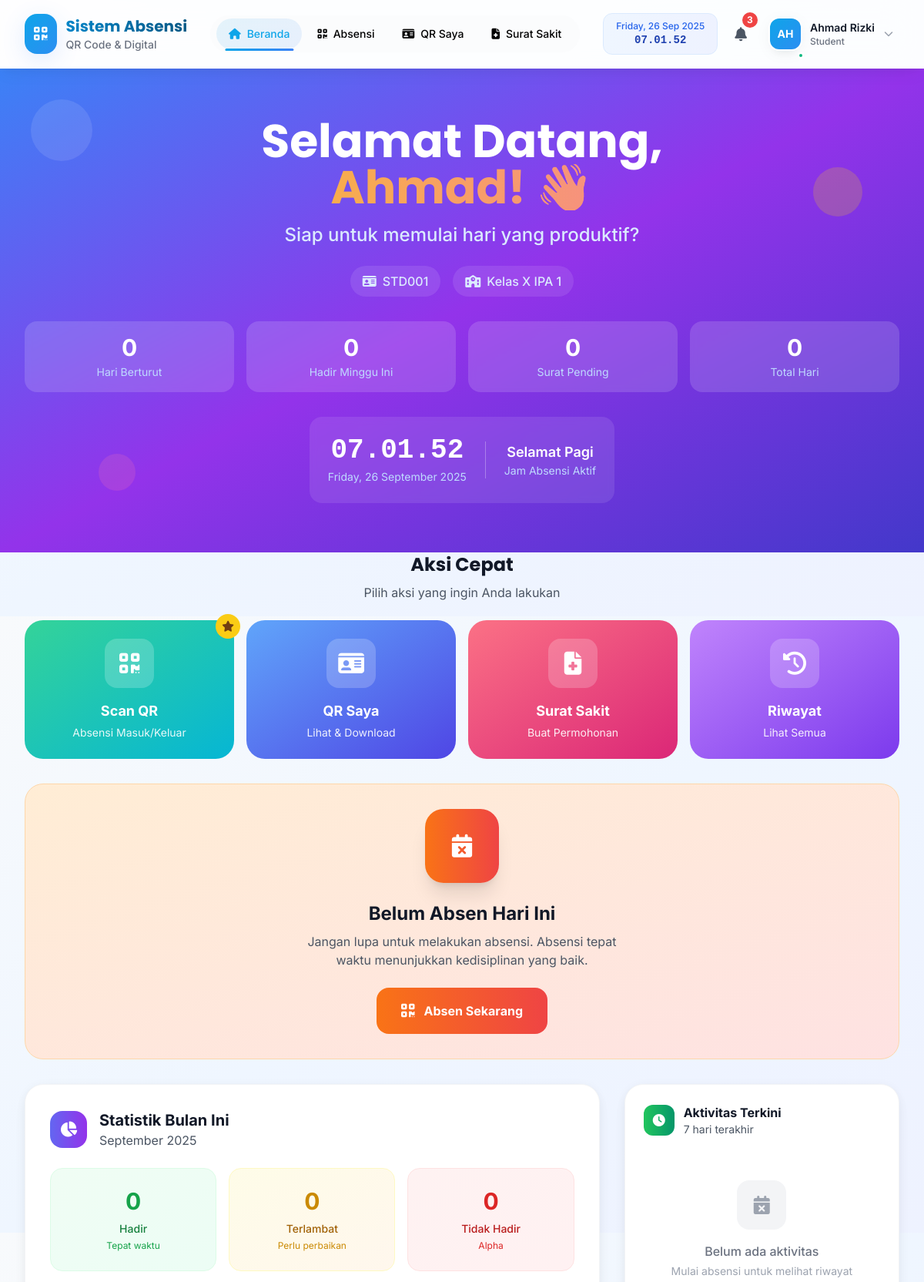
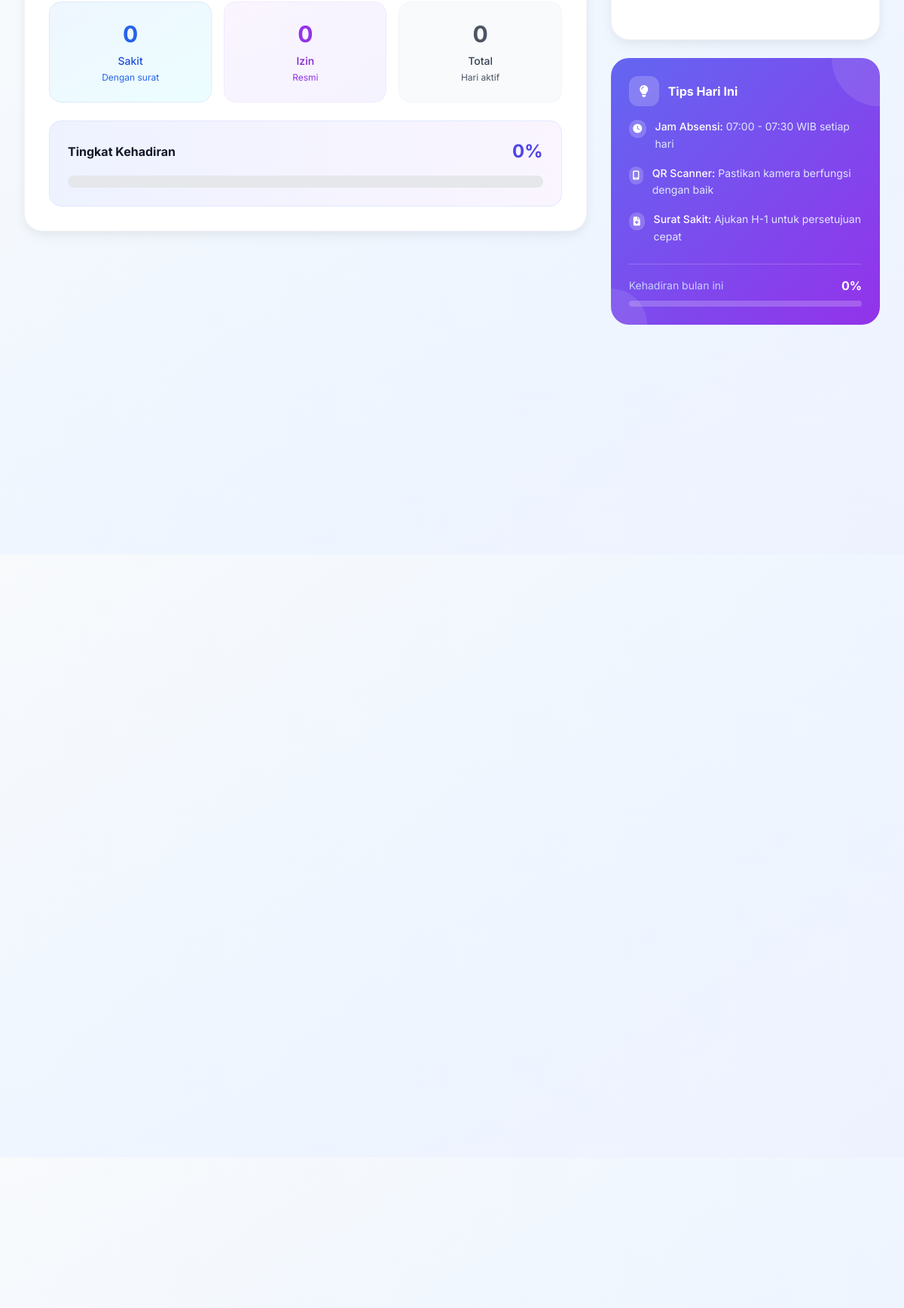
/student/dashboard.php (signed in, upper part), run on the app's committed database (2 pictures, top to bottom).
### tables this page shows
CREATE TABLE users (
    id INT AUTO_INCREMENT PRIMARY KEY,
    username VARCHAR(50) UNIQUE NOT NULL,
    email VARCHAR(100) UNIQUE NOT NULL,
    password VARCHAR(255) NOT NULL,
    full_name VARCHAR(100) NOT NULL,
    role ENUM('admin', 'teacher', 'student') NOT NULL DEFAULT 'student',
    phone VARCHAR(20),
    address TEXT,
    profile_picture VARCHAR(255),
    is_active BOOLEAN DEFAULT TRUE,
    qr_code VARCHAR(255),
    created_at TIMESTAMP DEFAULT CURRENT_TIMESTAMP,
    updated_at TIMESTAMP DEFAULT CURRENT_TIMESTAMP ON UPDATE CURRENT_TIMESTAMP
);

CREATE TABLE students (
    id INT AUTO_INCREMENT PRIMARY KEY,
    user_id INT UNIQUE NOT NULL,
    student_number VARCHAR(20) UNIQUE NOT NULL,
    class_id INT,
    parent_name VARCHAR(100),
    parent_phone VARCHAR(20),
    parent_email VARCHAR(100),
    birth_date DATE,
    gender ENUM('male', 'female') NOT NULL,
    blood_type VARCHAR(5),
    emergency_contact VARCHAR(20),
    created_at TIMESTAMP DEFAULT CURRENT_TIMESTAMP,
    updated_at TIMESTAMP DEFAULT CURRENT_TIMESTAMP ON UPDATE CURRENT_TIMESTAMP,
    FOREIGN KEY (user_id) REFERENCES users(id) ON DELETE CASCADE,
    FOREIGN KEY (class_id) REFERENCES classes(id) ON DELETE SET NULL
);

CREATE TABLE classes (
    id INT AUTO_INCREMENT PRIMARY KEY,
    class_name VARCHAR(50) NOT NULL,
    class_code VARCHAR(10) UNIQUE NOT NULL,
    teacher_id INT,
    academic_year VARCHAR(20) NOT NULL,
    description TEXT,
    is_active BOOLEAN DEFAULT TRUE,
    created_at TIMESTAMP DEFAULT CURRENT_TIMESTAMP,
    updated_at TIMESTAMP DEFAULT CURRENT_TIMESTAMP ON UPDATE CURRENT_TIMESTAMP,
    FOREIGN KEY (teacher_id) REFERENCES users(id) ON DELETE SET NULL
);

### student/dashboard.php (the view, shortened to what the rows shown need)
<?php
require_once '../includes/functions.php';
$current_user = getCurrentUser();
$student = getStudentByUserId($current_user['id']);
require_once '../includes/header.php';
?>
<div class="relative overflow-hidden bg-gradient-to-br from-blue-500 via-purple-600 to-indigo-700">
    <div class="relative max-w-7xl mx-auto px-4 sm:px-6 lg:px-8 py-16">
        <div class="text-center" data-aos="fade-up">
            <div class="mb-8">
                <h1 class="text-4xl md:text-5xl lg:text-6xl font-display font-bold text-white mb-4">
                    Selamat Datang,
                    <span class="block bg-gradient-to-r from-yellow-400 to-pink-400 bg-clip-text text-transparent animate-gradient">
                    </span>
                </h1>
                <?php if ($student): ?>
                <div class="mt-6 flex flex-wrap justify-center items-center gap-4 text-blue-100">
                    <div class="flex items-center bg-white/10 backdrop-blur-sm rounded-full px-4 py-2">
                        <i class="fas fa-id-card mr-2"></i>
                        <span class="font-medium"><?php echo htmlspecialchars($student['student_number']); ?></span>
                    </div>
                    <div class="flex items-center bg-white/10 backdrop-blur-sm rounded-full px-4 py-2">
                        <i class="fas fa-school mr-2"></i>
                        <span class="font-medium"><?php echo htmlspecialchars($student['class_name'] ?? 'Belum ada kelas'); ?></span>
                    </div>
                </div>
                <?php endif; ?>
            </div>
        </div>
    </div>
</div>
<div class="max-w-7xl mx-auto px-4 sm:px-6 lg:px-8 py-8 -mt-8 relative z-10">
    <div class="mb-8" data-aos="fade-up">
        <div class="text-center mb-6">
            <h2 class="text-2xl font-display font-bold text-gray-900 mb-2">Aksi Cepat</h2>
        </div>
    </div>
</div>
<?php require_once '../includes/footer.php'; ?>

### includes/header.php (shortened to what the rows shown need)
<?php
require_once __DIR__ . '/functions.php';
$current_user = getCurrentUser();
?>
<!DOCTYPE html>
<html lang="id" class="scroll-smooth">
<head>
    <script src="https://cdn.tailwindcss.com"></script>
    <link rel="stylesheet" href="https://cdnjs.cloudflare.com/ajax/libs/font-awesome/6.4.0/css/all.min.css">
    <link href="https://unpkg.com/aos@2.3.1/dist/aos.css" rel="stylesheet">
</head>
<body class="bg-gradient-to-br from-slate-50 via-blue-50 to-indigo-50 font-sans antialiased">
    <?php if (isLoggedIn()): ?>
    <header class="sticky top-0 z-40 border-b border-white/20 bg-white/80 backdrop-blur-xl shadow-soft" data-aos="slide-down">
        <div class="max-w-7xl mx-auto">
            <div class="flex items-center justify-between px-4 sm:px-6 lg:px-8 py-4">
                <div class="flex items-center space-x-4">
                    <div class="flex items-center">
                        <div class="bg-gradient-primary p-3 rounded-2xl shadow-colored mr-3">
                            <i class="fas fa-qrcode text-white text-xl"></i>
                        </div>
                        <div class="hidden sm:block">
                            <h1 class="text-xl font-display font-bold bg-gradient-to-r from-primary-600 to-primary-800 bg-clip-text text-transparent">
                            </h1>
                            <p class="text-sm text-gray-500 font-medium">QR Code & Digital</p>
                        </div>
                    </div>
                </div>
                <nav class="hidden lg:flex items-center space-x-1 bg-gray-50/50 rounded-full px-2 py-1">
                    <?php
                    $current_page = basename($_SERVER['PHP_SELF']);
                    $nav_items = [];
                    if (hasRole('admin')) {
                        $nav_items = [
                            ['href' => '/admin/dashboard.php', 'icon' => 'fas fa-home', 'text' => 'Dashboard', 'page' => 'dashboard.php'],
                            ['href' => '/admin/students.php', 'icon' => 'fas fa-user-graduate', 'text' => 'Siswa', 'page' => 'students.php'],
                            ['href' => '/admin/teachers.php', 'icon' => 'fas fa-chalkboard-teacher', 'text' => 'Guru', 'page' => 'teachers.php'],
                            ['href' => '/admin/classes.php', 'icon' => 'fas fa-school', 'text' => 'Kelas', 'page' => 'classes.php'],
                            ['href' => '/admin/attendance.php', 'icon' => 'fas fa-calendar-check', 'text' => 'Absensi', 'page' => 'attendance.php'],
                            ['href' => '/admin/reports.php', 'icon' => 'fas fa-chart-line', 'text' => 'Laporan', 'page' => 'reports.php']
                        ];
                    } else {
                        $nav_items = [
                            ['href' => '/student/dashboard.php', 'icon' => 'fas fa-home', 'text' => 'Beranda', 'page' => 'dashboard.php'],
                            ['href' => '/student/attendance.php', 'icon' => 'fas fa-qrcode', 'text' => 'Absensi', 'page' => 'attendance.php'],
                            ['href' => '/student/qr-code.php', 'icon' => 'fas fa-id-card', 'text' => 'QR Saya', 'page' => 'qr-code.php'],
                            ['href' => '/student/sick-letter.php', 'icon' => 'fas fa-file-medical', 'text' => 'Surat Sakit', 'page' => 'sick-letter.php']
                        ];
                    }
                    foreach ($nav_items as $item):
                        $is_active = ($current_page === $item['page']);
                    ?>
                    <a href="<?php echo BASE_URL . $item['href']; ?>"
                       class="nav-link <?php echo $is_active ? 'nav-link-active' : 'hover:bg-white/50'; ?>
                              px-4 py-2.5 rounded-full text-sm font-medium flex items-center space-x-2 transition-all duration-300">
                        <i class="<?php echo $item['icon']; ?> text-sm"></i>
                        <span><?php echo $item['text']; ?></span>
                    </a>
                    <?php endforeach; ?>
                </nav>
                <div class="flex items-center space-x-3">
                    <div class="hidden md:block bg-gradient-to-r from-blue-50 to-indigo-50 px-4 py-2 rounded-xl border border-blue-100">
                        <div class="text-center">
                            <div class="text-xs text-blue-600 font-medium">
                                <?php echo date('l, d M Y'); ?>
                            </div>
                            <div class="text-sm font-bold text-blue-800 live-clock font-mono"></div>
                        </div>
                    </div>
                    <div class="relative">
                        <button class="relative p-2.5 text-gray-600 hover:text-primary-600 hover:bg-white/50 rounded-xl transition-all duration-300 focus-ring group" id="notification-btn">
                            <i class="fas fa-bell text-lg group-hover:animate-wiggle"></i>
                            <span class="notification-badge absolute -top-1 -right-1 bg-red-500 text-white text-xs rounded-full h-5 w-5 flex items-center justify-center font-bold" id="notification-count">
                                3
                            </span>
                        </button>
                    </div>
                    <div class="relative" id="user-menu">
                        <button class="flex items-center space-x-3 p-2 rounded-xl hover:bg-white/50 focus-ring transition-all duration-300 group" id="user-menu-btn">
                            <div class="relative">
                                <?php if ($current_user['profile_picture']): ?>
                                    <img class="h-10 w-10 rounded-xl object-cover ring-2 ring-white shadow-medium"
                                         src="<?php echo BASE_URL . '/' . $current_user['profile_picture']; ?>"
                                         alt="Profile">
                                <?php else: ?>
                                    <div class="h-10 w-10 rounded-xl bg-gradient-primary flex items-center justify-center ring-2 ring-white shadow-medium">
                                        <span class="text-white font-bold text-sm">
                                            <?php echo strtoupper(substr($current_user['full_name'], 0, 2)); ?>
                                        </span>
                                    </div>
                                <?php endif; ?>
                            </div>
                            <div class="hidden md:block text-left">
                                <div class="text-sm font-semibold text-gray-900 group-hover:text-primary-600 transition-colors">
                                    <?php echo htmlspecialchars($current_user['full_name']); ?>
                                </div>
                                <div class="text-xs text-gray-500 capitalize font-medium">
                                    <?php echo htmlspecialchars($current_user['role']); ?>
                                </div>
                            </div>
                            <i class="fas fa-chevron-down text-xs text-gray-400 group-hover:text-primary-500 transition-all duration-300 group-hover:rotate-180"></i>
                        </button>
                    </div>
                </div>
            </div>
        </div>
    </header>
    <?php endif; ?>
    <main class="<?php echo isLoggedIn() ? 'min-h-screen' : ''; ?>">

### data on the page
users: full_name "AH", full_name "Ahmad Rizki", role "Student"
students: student_number "STD001", class.class_name "Kelas X IPA 1"

### other printed values
$item['text'] "Beranda"
$item['text'] "Absensi"
$item['text'] "QR Saya"
$item['text'] "Surat Sakit"
$attendance_streak "0"
$week_stats['present_days'] "0"
count($pending_letters) "0"
$attendance_stats['total_days'] "0"
$attendance_stats['present_days'] "0"
$attendance_stats['late_days'] "0"
$attendance_stats['absent_days'] "0"
$attendance_stats['sick_days'] "0"
$attendance_stats['permission_days'] "0"
$attendance_rate "0"
